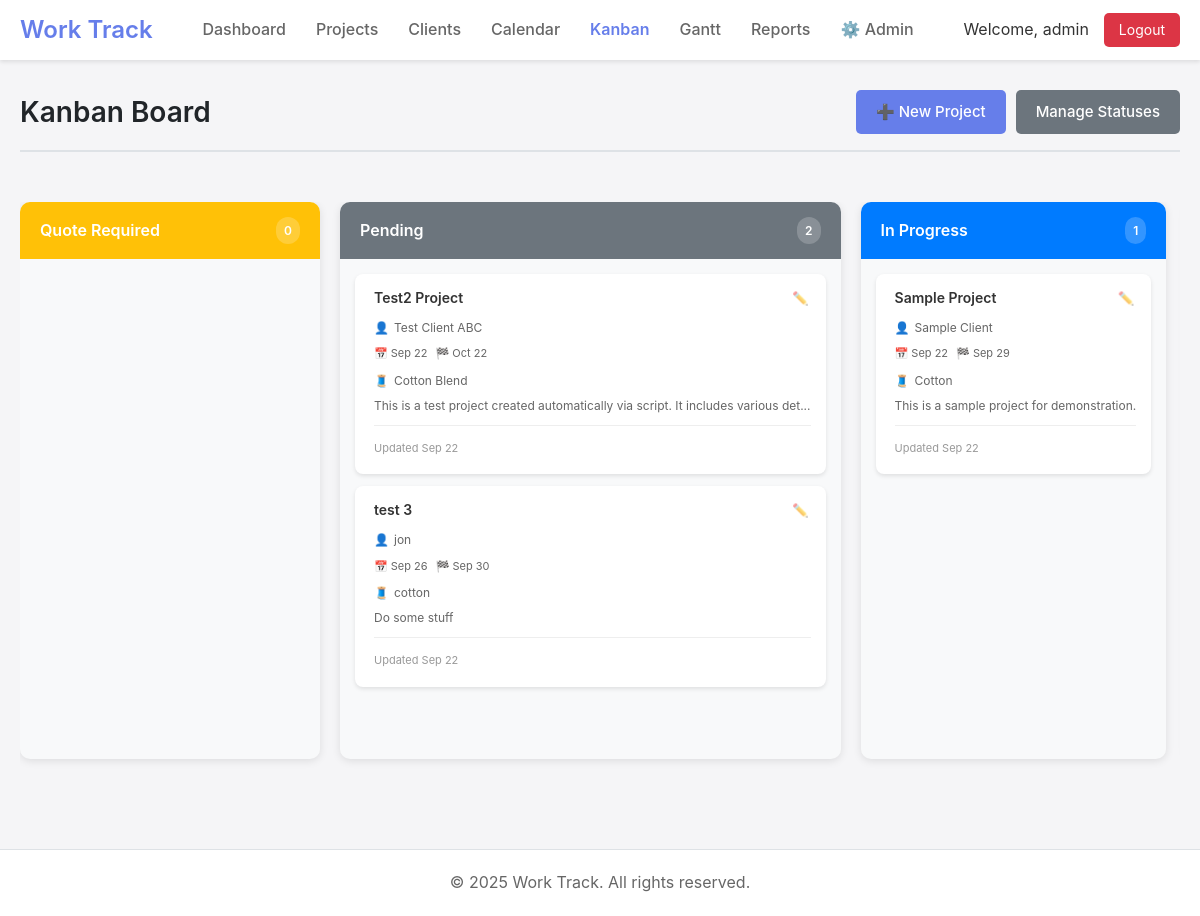
Before: /kanban.php (signed in) with the older database file.
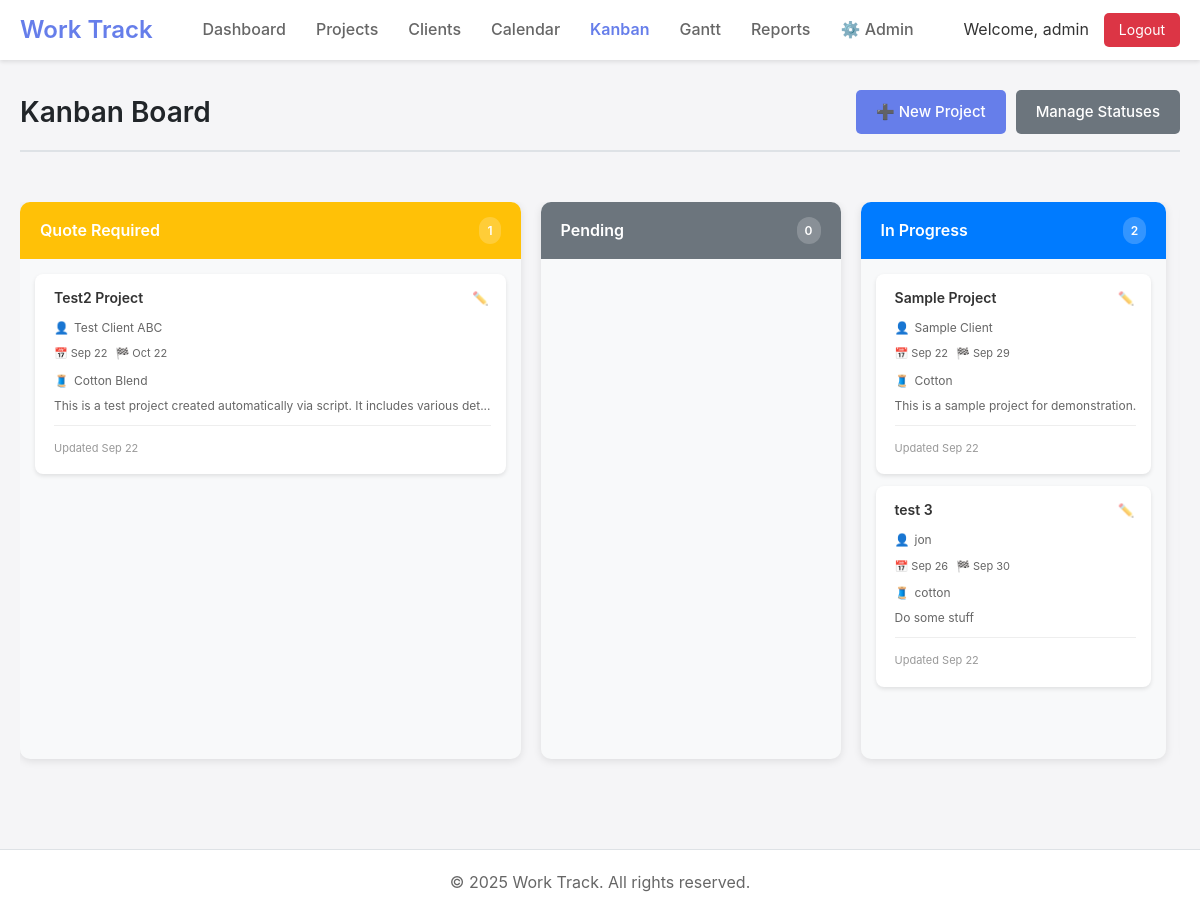
After: the same page with the newer database file.
### tables this page shows
CREATE TABLE project_statuses (
    id INTEGER PRIMARY KEY AUTOINCREMENT,
    name TEXT NOT NULL,
    color TEXT DEFAULT '#007bff',
    sort_order INTEGER DEFAULT 0,
    is_active BOOLEAN DEFAULT 1
);

CREATE TABLE projects (
    id INTEGER PRIMARY KEY AUTOINCREMENT,
    title TEXT NOT NULL,
    details TEXT,
    client_id INTEGER REFERENCES clients(id),
    start_date DATE,
    completion_date DATE,
    status_id INTEGER REFERENCES project_statuses(id),
    created_date DATETIME DEFAULT CURRENT_TIMESTAMP,
    fabric TEXT,
    created_by INTEGER REFERENCES users(id),
    updated_by INTEGER REFERENCES users(id),
    updated_at DATETIME DEFAULT CURRENT_TIMESTAMP,
    template_id INTEGER REFERENCES project_templates(id)
);

CREATE TABLE clients (
    id INTEGER PRIMARY KEY AUTOINCREMENT,
    name TEXT NOT NULL,
    address TEXT,
    phone TEXT,
    email TEXT,
    remarks TEXT,
    created_at DATETIME DEFAULT CURRENT_TIMESTAMP,
    updated_at DATETIME DEFAULT CURRENT_TIMESTAMP,
    created_by INTEGER REFERENCES users(id),
    updated_by INTEGER REFERENCES users(id)
);

### includes/auth.php (called while the page is built, shortened)
<?php
require_once __DIR__ . '/db.php';
class Auth {
    public static function getCurrentUsername() {
        return $_SESSION['username'] ?? null;
    }
}
?>

### includes/db.php (called while the page is built, shortened)
<?php
class Database {
    private static $instance = null;
    private $conn;
    private function __construct() {
        try {
            $this->conn = new PDO('sqlite:' . DB_PATH);
            $this->conn->setAttribute(PDO::ATTR_ERRMODE, PDO::ERRMODE_EXCEPTION);
            $this->conn->setAttribute(PDO::ATTR_DEFAULT_FETCH_MODE, PDO::FETCH_ASSOC);
            $this->conn->exec('PRAGMA foreign_keys = ON');
        } catch (PDOException $e) {
            die("Connection failed: " . $e->getMessage());
        }
    }
    public static function getInstance() {
        if (!self::$instance) {
            self::$instance = new Database();
        }
        return self::$instance;
    }
    public function query($sql, $params = []) {
        try {
            $stmt = $this->conn->prepare($sql);
            $stmt->execute($params);
            return $stmt;
        } catch (PDOException $e) {
            if (DEBUG_MODE) {
                throw $e;
            }
            error_log($e->getMessage());
            return false;
        }
    }
    public function fetchAll($sql, $params = []) {
        $stmt = $this->query($sql, $params);
        return $stmt ? $stmt->fetchAll() : [];
    }
}
?>

### includes/models/ProjectStatus.php (called while the page is built, shortened)
<?php
require_once dirname(__DIR__) . '/db.php';
require_once dirname(__DIR__) . '/auth.php';
class ProjectStatus {
    private $db;
    public function __construct() {
        $this->db = Database::getInstance();
    }
    public function getAll($includeInactive = false) {
        $sql = "SELECT * FROM project_statuses";
        if (!$includeInactive) {
            $sql .= " WHERE is_active = 1";
        }
        $sql .= " ORDER BY sort_order ASC";
        return $this->db->fetchAll($sql);
    }
}

### includes/models/Project.php (called while the page is built, shortened)
<?php
require_once dirname(__DIR__) . '/db.php';
require_once dirname(__DIR__) . '/auth.php';
class Project {
    private $db;
    public function __construct() {
        $this->db = Database::getInstance();
    }
    public function getByStatus($statusId) {
        return $this->db->fetchAll("
            SELECT p.*, c.name as client_name, ps.color as status_color
            FROM projects p
            LEFT JOIN clients c ON p.client_id = c.id
            LEFT JOIN project_statuses ps ON p.status_id = ps.id
            WHERE p.status_id = :status_id
            ORDER BY p.start_date ASC
        ", ['status_id' => $statusId]);
    }
}

### kanban.php (the view, shortened to what this page needs)
<?php
require_once 'includes/header.php';
require_once 'includes/models/Project.php';
require_once 'includes/models/ProjectStatus.php';
$projectModel = new Project();
$statusModel = new ProjectStatus();
$statuses = $statusModel->getAll();
$projectsByStatus = [];
foreach ($statuses as $status) {
    $projectsByStatus[$status['id']] = $projectModel->getByStatus($status['id']);
}
?>
<div class="page-header">
    <h1 class="page-title">Kanban Board</h1>
    <div class="page-actions">
        <a href="projects.php?action=new" class="btn btn-primary">➕ New Project</a>
        <a href="status.php" class="btn btn-secondary">Manage Statuses</a>
    </div>
</div>
<div class="kanban-container">
    <div class="kanban-board">
        <?php foreach ($statuses as $status): ?>
            <div class="kanban-column" data-status-id="<?php echo $status['id']; ?>">
                <div class="column-header" style="background: <?php echo $status['color']; ?>;">
                    <h3 class="column-title"><?php echo htmlspecialchars($status['name']); ?></h3>
                    <div class="column-count"><?php echo count($projectsByStatus[$status['id']]); ?></div>
                </div>
                <div class="column-body" data-status-id="<?php echo $status['id']; ?>">
                    <?php foreach ($projectsByStatus[$status['id']] as $project): ?>
                        <div class="project-card"
                             data-project-id="<?php echo $project['id']; ?>"
                             data-status-id="<?php echo $project['status_id']; ?>"
                             draggable="true">
                            <div class="card-header">
                                <h4 class="card-title"><?php echo htmlspecialchars($project['title']); ?></h4>
                                <div class="card-actions">
                                    <button onclick="editProject(<?php echo $project['id']; ?>)" class="btn-icon">✏️</button>
                                </div>
                            </div>
                            <div class="card-body">
                                <?php if ($project['client_name']): ?>
                                    <div class="card-client">
                                        <span class="client-icon">👤</span>
                                        <?php echo htmlspecialchars($project['client_name']); ?>
                                    </div>
                                <?php endif; ?>
                                <?php if ($project['start_date'] || $project['completion_date']): ?>
                                    <div class="card-dates">
                                        <?php if ($project['start_date']): ?>
                                            <span class="date-start">📅 <?php echo date('M j', strtotime($project['start_date'])); ?></span>
                                        <?php endif; ?>
                                        <?php if ($project['completion_date']): ?>
                                            <span class="date-end">🏁 <?php echo date('M j', strtotime($project['completion_date'])); ?></span>
                                        <?php endif; ?>
                                    </div>
                                <?php endif; ?>
                                <?php if ($project['fabric']): ?>
                                    <div class="card-fabric">
                                        <span class="fabric-icon">🧵</span>
                                        <?php echo htmlspecialchars($project['fabric']); ?>
                                    </div>
                                <?php endif; ?>
                                <?php if ($project['details']): ?>
                                    <div class="card-details">
                                        <?php echo htmlspecialchars(substr($project['details'], 0, 80) . (strlen($project['details']) > 80 ? '...' : '')); ?>
                                    </div>
                                <?php endif; ?>
                            </div>
                            <div class="card-footer">
                                <small class="text-muted">
                                    Updated <?php echo date('M j', strtotime($project['updated_at'])); ?>
                                </small>
                            </div>
                        </div>
                    <?php endforeach; ?>
                </div>
            </div>
        <?php endforeach; ?>
    </div>
</div>
<?php require_once 'includes/footer.php'; ?>

### includes/header.php (shortened to what this page needs)
<?php
require_once __DIR__ . '/auth.php';
?>
<!DOCTYPE html>
<html lang="en">
<head>
    <link rel="stylesheet" href="<?php echo BASE_PATH; ?>/public/css/style.css">
</head>
<body>
    <nav class="navbar">
        <div class="nav-container">
            <a href="<?php echo BASE_PATH; ?>/index.php" class="nav-brand"><?php echo SITE_NAME; ?></a>
            <ul class="nav-menu">
                <li><a href="<?php echo BASE_PATH; ?>/index.php">Dashboard</a></li>
                <li><a href="<?php echo BASE_PATH; ?>/projects.php">Projects</a></li>
                <li><a href="<?php echo BASE_PATH; ?>/clients.php">Clients</a></li>
                <li><a href="<?php echo BASE_PATH; ?>/calendar.php">Calendar</a></li>
                <li><a href="<?php echo BASE_PATH; ?>/kanban.php">Kanban</a></li>
                <li><a href="<?php echo BASE_PATH; ?>/gantt.php">Gantt</a></li>
                <li><a href="<?php echo BASE_PATH; ?>/reports.php">Reports</a></li>
                <li class="nav-dropdown">
                    <a href="#">⚙️ Admin</a>
                </li>
            </ul>
            <div class="nav-user">
                <span>Welcome, <?php echo htmlspecialchars(Auth::getCurrentUsername()); ?></span>
                <a href="<?php echo BASE_PATH; ?>/logout.php" class="btn-logout">Logout</a>
            </div>
        </div>
    </nav>
    <div class="main-container">

### includes/footer.php
    </div>
    <footer class="footer">
        <div class="footer-container">
            <p>&copy; <?php echo date('Y'); ?> <?php echo SITE_NAME; ?>. All rights reserved.</p>
        </div>
    </footer>
</body>
</html>

### public/css/style.css (style rules this page uses)
* { margin: 0; padding: 0; box-sizing: border-box; }
body { font-family: -apple-system, BlinkMacSystemFont, "Segoe UI", Roboto, "Helvetica Neue", Arial, sans-serif; background: #f5f5f7; color: #333; line-height: 1.6; }
.navbar { background: white; box-shadow: 0 2px 4px rgba(0,0,0,0.1); position: sticky; top: 0; z-index: 1000; }
.nav-container { max-width: 1400px; margin: 0 auto; padding: 0 20px; display: flex; align-items: center; justify-content: space-between; height: 60px; }
.nav-brand { font-size: 24px; font-weight: 600; color: #667eea; text-decoration: none; }
.nav-menu { list-style: none; display: flex; gap: 30px; }
.nav-menu a { color: #666; text-decoration: none; font-weight: 500; transition: color 0.3s; }
.nav-user { display: flex; align-items: center; gap: 15px; }
.btn-logout { background: #dc3545; color: white; padding: 6px 15px; border-radius: 5px; text-decoration: none; font-size: 14px; transition: background 0.3s; }
.nav-dropdown { position: relative; }
.main-container { max-width: 1400px; margin: 30px auto; padding: 0 20px; min-height: calc(100vh - 140px); }
.card-title { font-size: 20px; font-weight: 600; margin-bottom: 5px; }
.btn { padding: 10px 20px; border: none; border-radius: 5px; font-size: 15px; font-weight: 500; cursor: pointer; transition: all 0.3s; text-decoration: none; display: inline-block; }
.btn-primary { background: #667eea; color: white; }
.btn-secondary { background: #6c757d; color: white; }
.footer { background: white; border-top: 1px solid #dee2e6; margin-top: 50px; }
.footer-container { max-width: 1400px; margin: 0 auto; padding: 20px; text-align: center; color: #666; }
.page-header { margin-bottom: 30px; padding-bottom: 15px; border-bottom: 2px solid #dee2e6; display: flex; justify-content: space-between; align-items: center; }
.page-title { font-size: 28px; font-weight: 600; color: #212529; }
.page-actions { display: flex; gap: 10px; }

### kanban.php (style rules this page uses)
.kanban-container { padding: 20px 0; }
.kanban-board { display: flex; gap: 20px; overflow-x: auto; padding-bottom: 20px; }
.kanban-column { background: #f8f9fa; border-radius: 10px; min-width: 300px; flex-shrink: 0; box-shadow: 0 2px 8px rgba(0,0,0,0.1); }
.column-header { padding: 15px 20px; border-radius: 10px 10px 0 0; color: white; display: flex; justify-content: space-between; align-items: center; }
.column-title { font-size: 16px; font-weight: 600; margin: 0; }
.column-count { background: rgba(255,255,255,0.2); padding: 4px 8px; border-radius: 12px; font-size: 12px; font-weight: 600; }
.column-body { padding: 15px; min-height: 500px; display: flex; flex-direction: column; gap: 12px; }
.project-card { background: white; border-radius: 8px; padding: 15px; box-shadow: 0 2px 4px rgba(0,0,0,0.1); cursor: pointer; transition: all 0.3s; border-left: 4px solid transparent; }
.card-header { display: flex; justify-content: space-between; align-items: flex-start; margin-bottom: 10px; }
.card-title { font-size: 14px; font-weight: 600; margin: 0; color: #333; line-height: 1.3; }
.card-actions { display: flex; gap: 5px; }
.btn-icon { background: none; border: none; padding: 2px; cursor: pointer; opacity: 0.6; transition: opacity 0.3s; }
.card-body { margin-bottom: 10px; }
.card-client { display: flex; align-items: center; gap: 5px; font-size: 12px; color: #666; margin-bottom: 8px; }
.card-dates { display: flex; flex-wrap: wrap; gap: 8px; font-size: 11px; color: #666; margin-bottom: 8px; }
.card-fabric { display: flex; align-items: center; gap: 5px; font-size: 12px; color: #666; margin-bottom: 8px; }
.card-details { font-size: 12px; color: #666; line-height: 1.4; margin-bottom: 8px; }
.card-footer { border-top: 1px solid #eee; padding-top: 8px; }
.text-muted { color: #999; font-size: 11px; }

Changed rows visible on the page:
changed project_statuses "Quote Required": id "0" → "1"; gains projects (title "Test2 Project", client.name "Test Client ABC", start_date "Sep 22", completion_date "Oct 22", fabric "Cotton Blend", details "This is a test project created automatically via script. It includes various det...", updated_at "Sep 22")
changed project_statuses "Pending": id "2" → "0"; loses projects (title "Test2 Project", client.name "Test Client ABC", start_date "Sep 22", completion_date "Oct 22", fabric "Cotton Blend", details "This is a test project created automatically via script. It includes various det...", updated_at "Sep 22"); loses projects (title "test 3", client.name "jon", start_date "Sep 26", completion_date "Sep 30", fabric "cotton", details "Do some stuff", updated_at "Sep 22")
changed project_statuses "In Progress": id "1" → "2"; gains projects (title "test 3", client.name "jon", start_date "Sep 26", completion_date "Sep 30", fabric "cotton", details "Do some stuff", updated_at "Sep 22")
